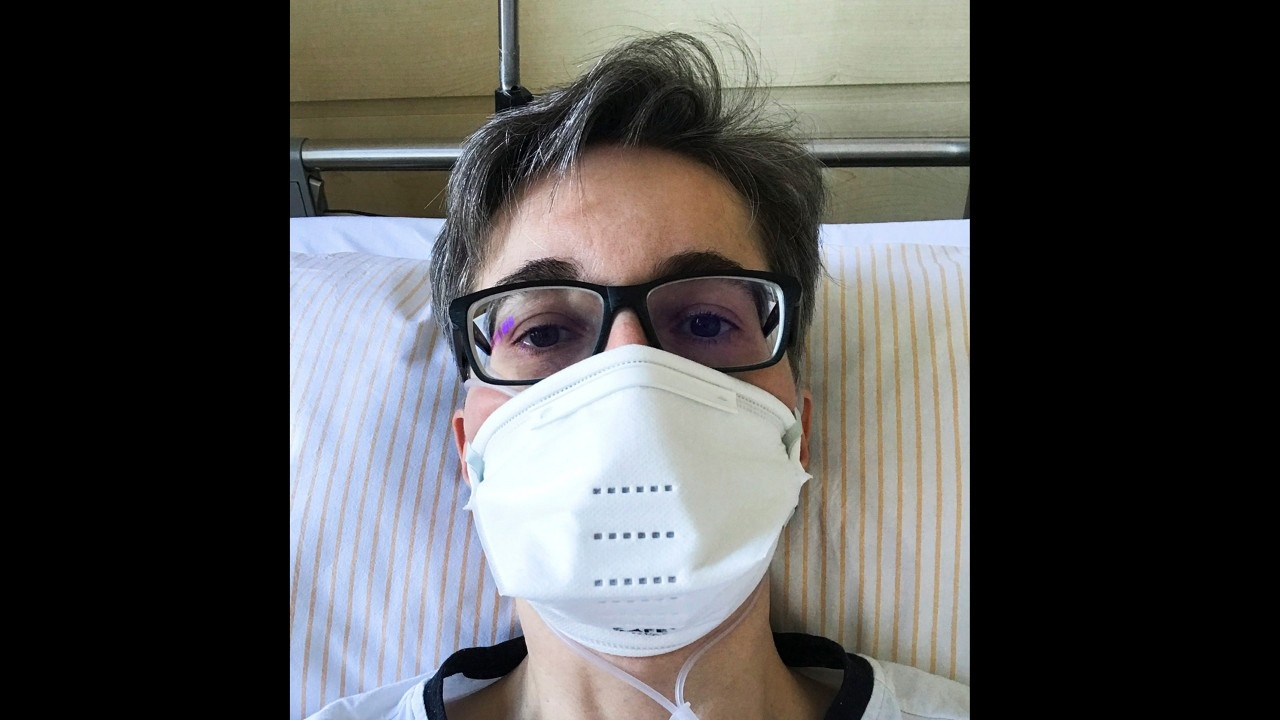
#> input picture face-mask-detection-dataset/Medical mask/Medical mask/Medical Mask/images/0125.jpeg, 1280 x 720 px, found by its file name; its folder holds only this picture in this run
$ jupyter execute --allow-errors makingDataset.ipynb
#> lines starting #> are read from the running program, lines starting #| are printed output that depends on the picture
#> further down, image is the input picture: shape (720, 1280, 3); mean B, G, R 78.1, 78.9, 79.2
#> `image = cv2.resize(image, (992,720))`:
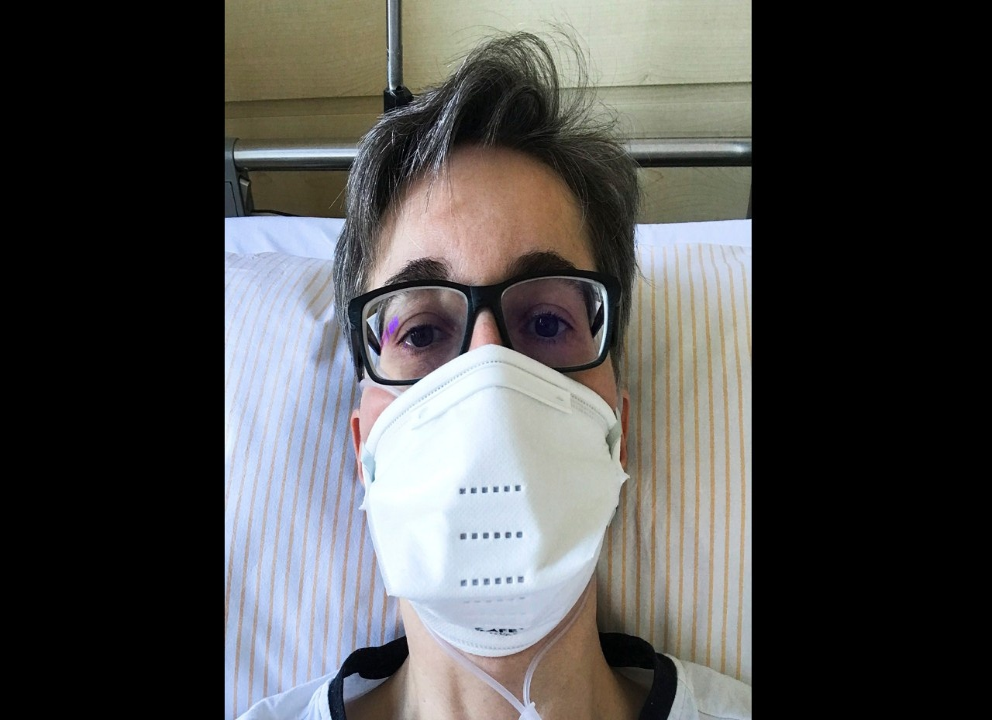
#> image: shape (720, 992, 3); mean B, G, R 78.1, 78.9, 79.2
[cell 1]
import pandas as pd
import numpy as np
import cv2
import json
import os
import matplotlib.pyplot as plt
import os


output = './imagesResized/'

image_directory = "./images/"

[cell 2]
def getJSON(filePathandName):
    with open(filePathandName,'r') as f:
        return json.load(f)

#> (a cell that did not finish here is left out)

[cell 4]
def adjust_gamma(image, gamma=1.0):
    invGamma = 1.0 / gamma
    table = np.array([((i / 255.0) ** invGamma) * 255 for i in np.arange(0, 256)])
    return cv2.LUT(image.astype(np.uint8), table.astype(np.uint8))

[cell 5]
import sys
sys.path.append("/home/saraiva/Desktop/University/SI/AP/TP/yoloface")

from face_detector import YoloDetector

[cell 6]
def predYOLO(image):
    yolo = YoloDetector(target_size=720, device="cuda:0", min_face=90)

    bboxes,_ = yolo.predict(image)


    if len(bboxes[0]) == 1:

        try:

            startX, startY, endX, endY = bboxes[0][0][0], bboxes[0][0][1],bboxes[0][0][2],bboxes[0][0][3]
            return startX, startY, endX, endY

        except Exception as e:
            return -1,-1,-1,-1


    else :
        return -1,-1,-1,-1

[cell 7]
files = os.listdir(image_directory)

df = pd.DataFrame(columns = ['name','x1', 'x2','y1','y2','classname'])

#> (the rest of this cell did not finish here and is left out)


$ run again, on face-mask-detection-dataset/Medical mask/Medical mask/Medical Mask/images/0938.jpeg
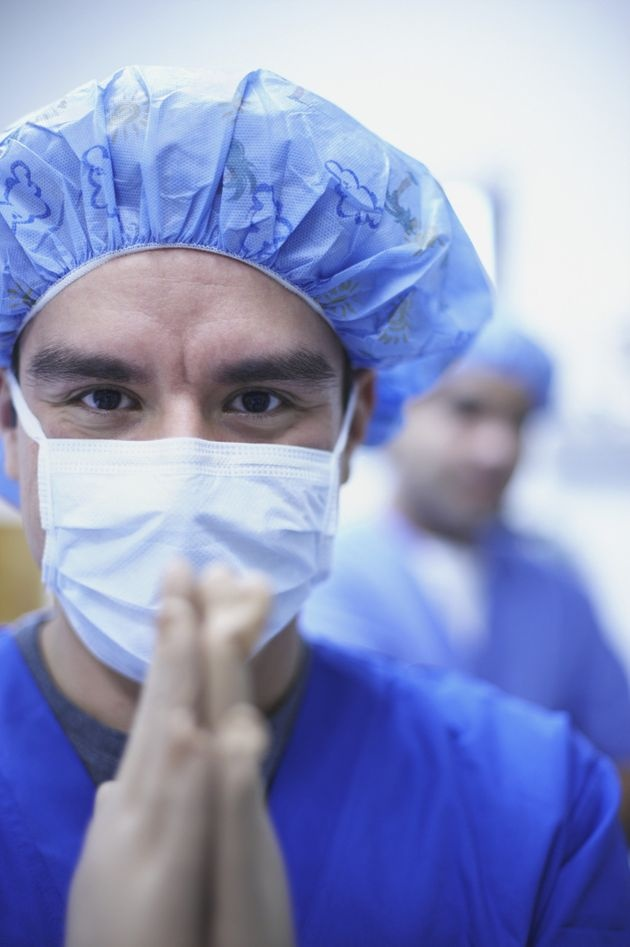
#> input picture face-mask-detection-dataset/Medical mask/Medical mask/Medical Mask/images/0938.jpeg, 630 x 947 px, found by its file name
#> image is the input picture: shape (947, 630, 3); mean B, G, R 193, 150.6, 141.6
#> `image = cv2.resize(image, (992,720))`:
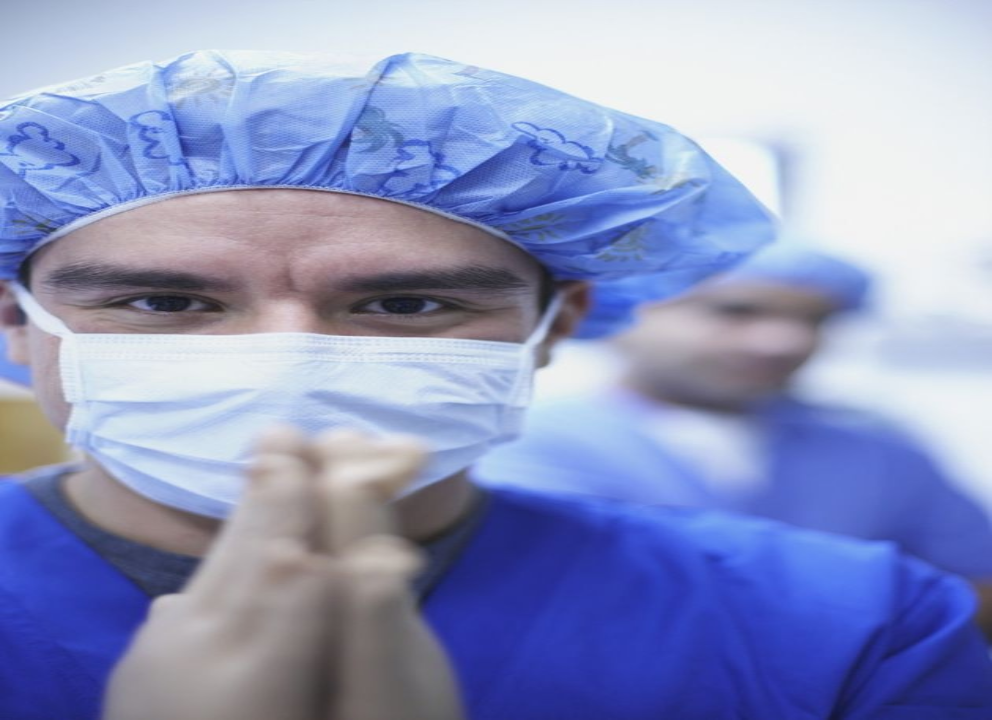
#> image: shape (720, 992, 3); mean B, G, R 192.9, 150.5, 141.5

$ run again, on face-mask-detection-dataset/Medical mask/Medical mask/Medical Mask/images/1024.jpeg
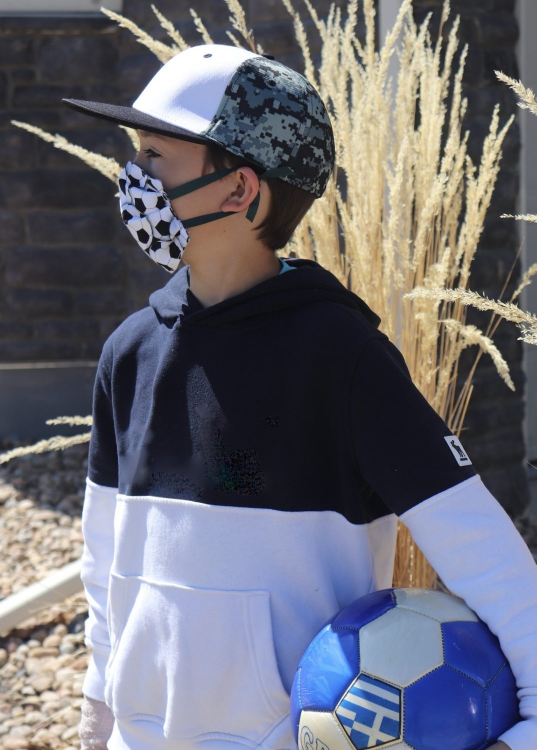
#> input picture face-mask-detection-dataset/Medical mask/Medical mask/Medical Mask/images/1024.jpeg, 1073 x 1500 px, found by its file name (shown at 1/2 size)
#> image is the input picture: shape (1500, 1073, 3); mean B, G, R 116.7, 106.6, 106.5
#> `image = cv2.resize(image, (992,720))`:
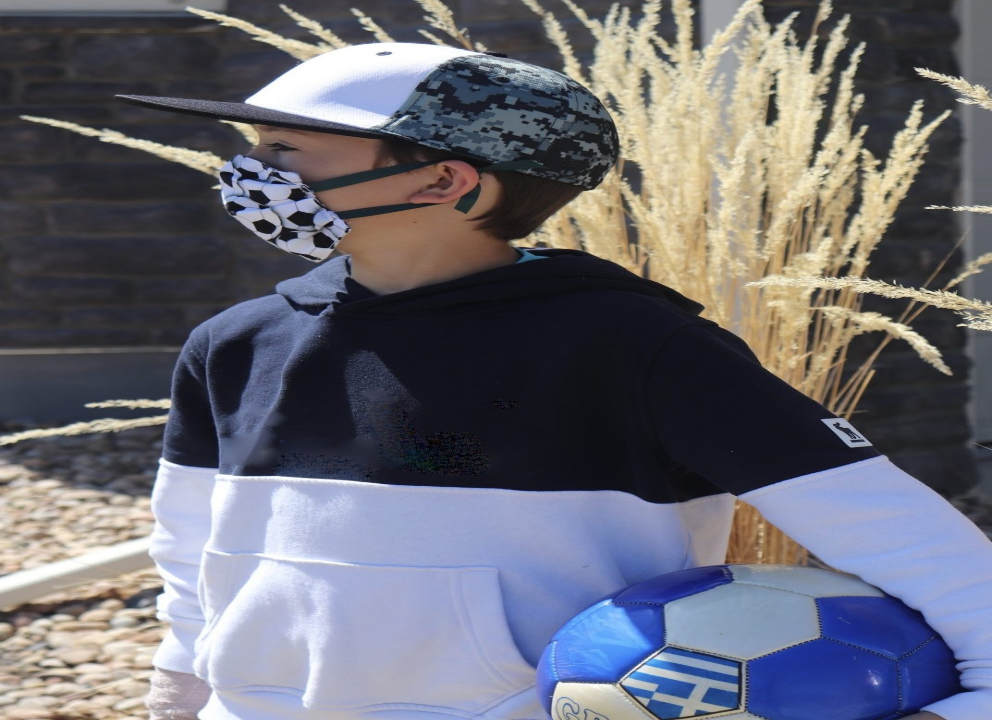
#> image: shape (720, 992, 3); mean B, G, R 116.6, 106.5, 106.4

$ run again, on face-mask-detection-dataset/Medical mask/Medical mask/Medical Mask/images/1608.jpeg
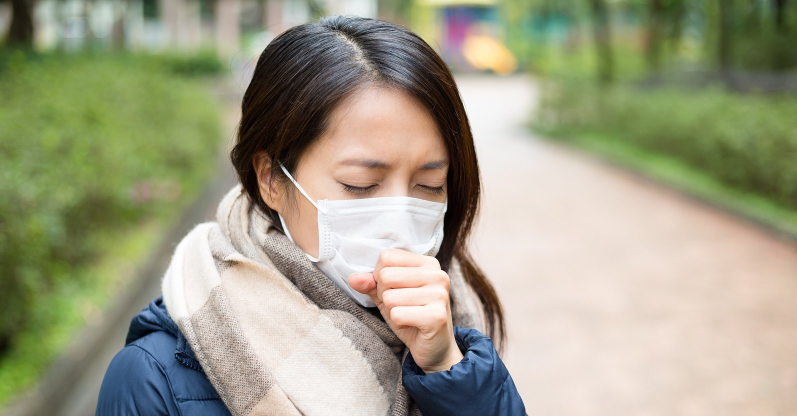
#> input picture face-mask-detection-dataset/Medical mask/Medical mask/Medical Mask/images/1608.jpeg, 1593 x 832 px, found by its file name (shown at 1/2 size)
#> image is the input picture: shape (832, 1593, 3); mean B, G, R 134.4, 158.4, 159.3
#> `image = cv2.resize(image, (992,720))`:
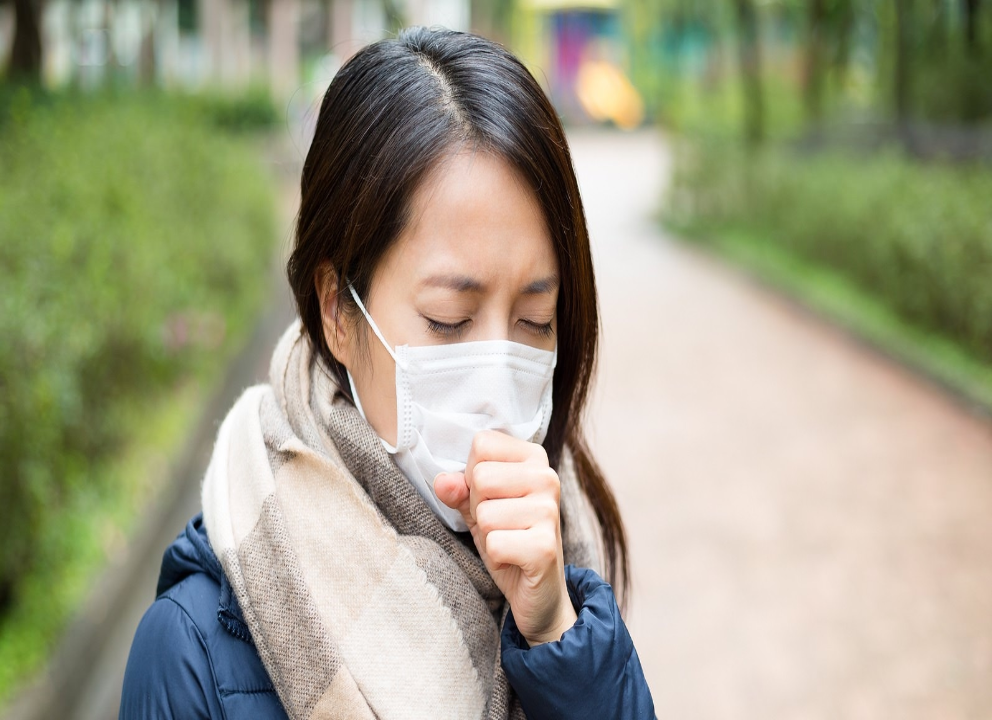
#> image: shape (720, 992, 3); mean B, G, R 134.3, 158.3, 159.2

$ run again, on face-mask-detection-dataset/Medical mask/Medical mask/Medical Mask/images/0311.jpeg
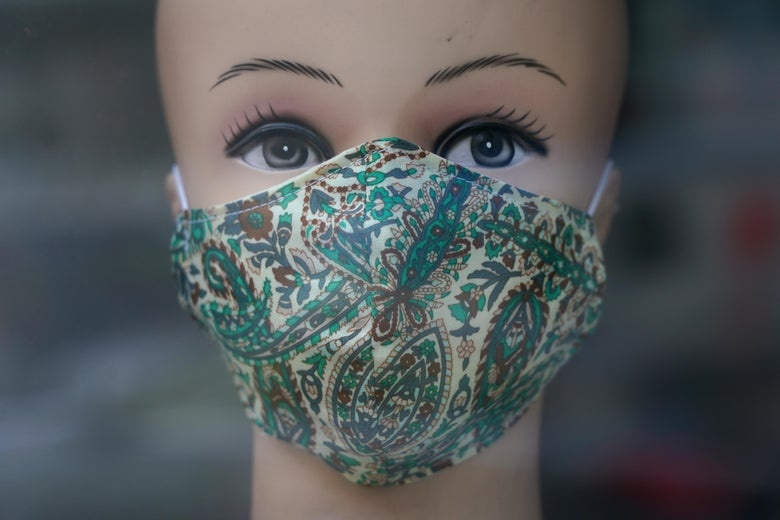
#> input picture face-mask-detection-dataset/Medical mask/Medical mask/Medical Mask/images/0311.jpeg, 780 x 520 px, found by its file name
#> image is the input picture: shape (520, 780, 3); mean B, G, R 89.4, 87.7, 82.8
#> `image = cv2.resize(image, (992,720))`:
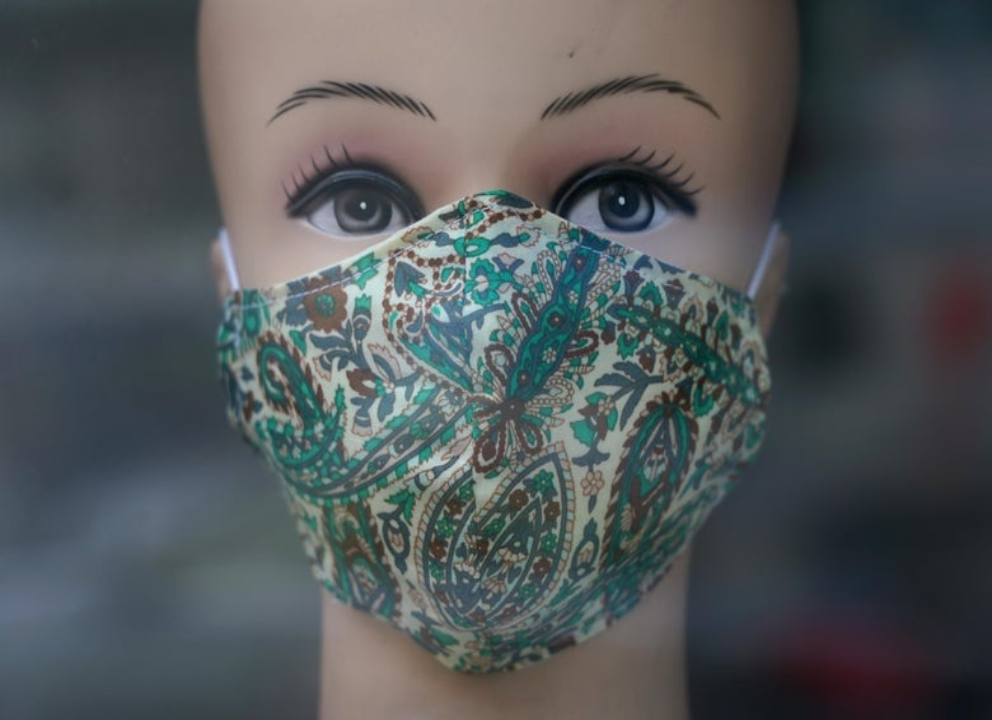
#> image: shape (720, 992, 3); mean B, G, R 89.4, 87.6, 82.7
